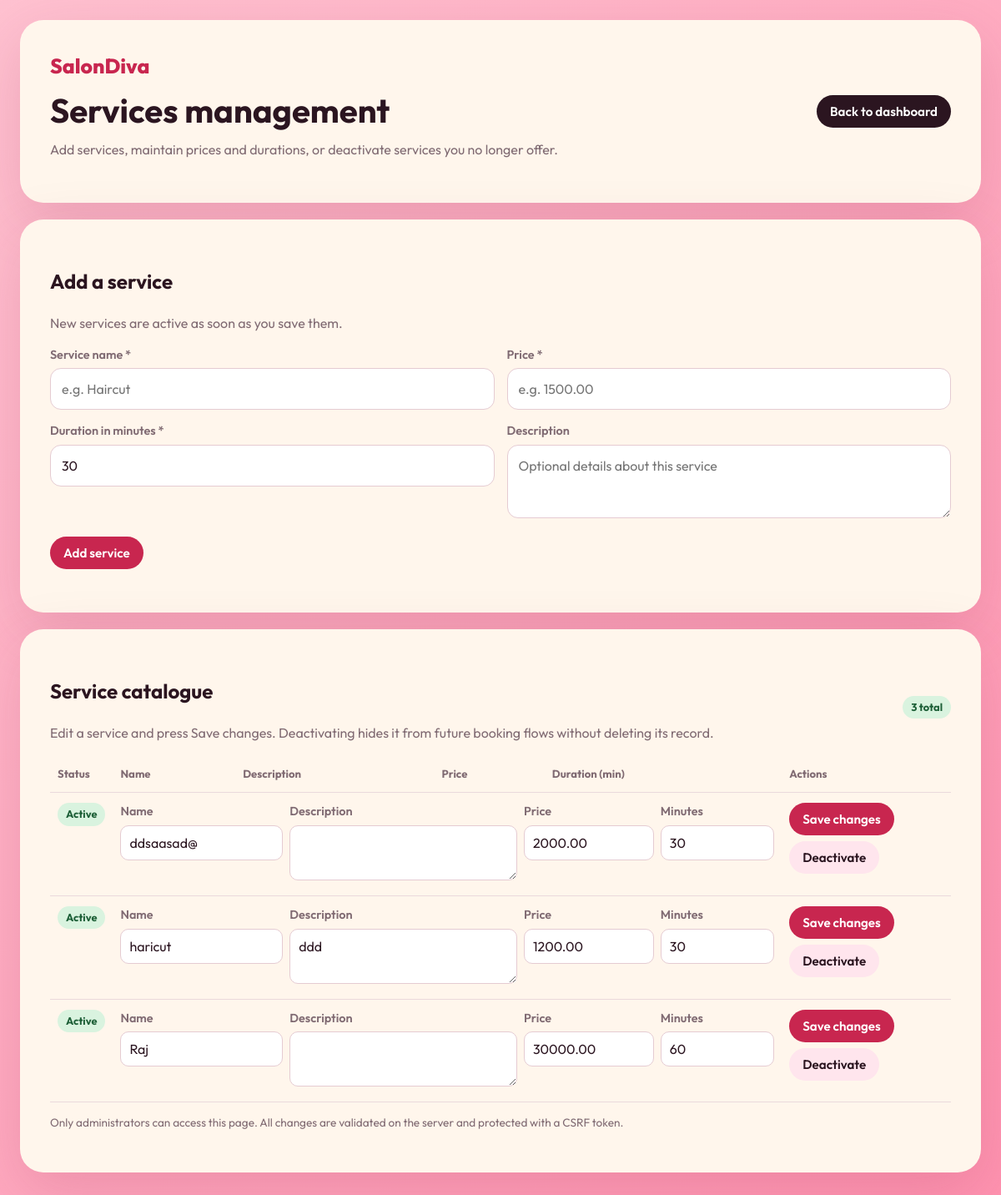
/service.php (signed in), run on the app's committed database.
### tables this page shows
CREATE TABLE `services` (
  `id` bigint(20) UNSIGNED NOT NULL,
  `name` varchar(120) NOT NULL,
  `description` text DEFAULT NULL,
  `price` decimal(10,2) NOT NULL DEFAULT 0.00,
  `duration_minutes` smallint(5) UNSIGNED NOT NULL DEFAULT 30,
  `is_active` tinyint(1) NOT NULL DEFAULT 1,
  `created_by` bigint(20) UNSIGNED DEFAULT NULL,
  `created_at` timestamp NOT NULL DEFAULT current_timestamp(),
  `updated_at` timestamp NOT NULL DEFAULT current_timestamp() ON UPDATE current_timestamp()
);

### public/service.php (called while the page is built, shortened)
<?php
require_once __DIR__ . '/services.php';

### app/db.php (called while the page is built, shortened)
<?php
function db(): PDO
{
    static $pdo = null;
    if ($pdo instanceof PDO) {
        return $pdo;
    }
    $config = require __DIR__ . '/config.php';
    $host = (string)($config['db_host'] ?? '127.0.0.1');
    $dbname = (string)($config['db_name'] ?? 'salondiva');
    $user = (string)($config['db_user'] ?? 'root');
    $pass = (string)($config['db_pass'] ?? '');
    $port = !empty($config['db_port']) ? (int)$config['db_port'] : 3306;
    $portStr = ($port > 0 && $port !== 3306) ? ";port={$port}" : '';
    $options = [
        PDO::ATTR_ERRMODE => PDO::ERRMODE_EXCEPTION,
        PDO::ATTR_DEFAULT_FETCH_MODE => PDO::FETCH_ASSOC,
        PDO::ATTR_EMULATE_PREPARES => false,
    ];
    $hostsToTry = array_unique([$host, '127.0.0.1', 'localhost']);
    $lastError = null;
    foreach ($hostsToTry as $currentHost) {
        try {
            $dsn = sprintf('mysql:host=%s%s;dbname=%s;charset=utf8mb4', $currentHost, $portStr, $dbname);
            $pdo = new PDO($dsn, $user, $pass, $options);
            return $pdo;
        } catch (PDOException $e) {
            $lastError = $e;
            if ($e->getCode() === 1049 || stripos($e->getMessage(), 'Unknown database') !== false) {
                try {
                    $serverDsn = sprintf('mysql:host=%s%s;charset=utf8mb4', $currentHost, $portStr);
                    $serverPdo = new PDO($serverDsn, $user, $pass, $options);
                    $serverPdo->exec("CREATE DATABASE IF NOT EXISTS `{$dbname}` CHARACTER SET utf8mb4 COLLATE utf8mb4_unicode_ci");
                    $pdo = new PDO($dsn, $user, $pass, $options);
                    $sqlFile = dirname(__DIR__) . DIRECTORY_SEPARATOR . 'salondiva.sql';
                    if (file_exists($sqlFile)) {
                        $sql = file_get_contents($sqlFile);
                        if ($sql !== false && trim($sql) !== '') {
                            $pdo->exec($sql);
                        }
                    }
                    return $pdo;
                } catch (Throwable $initEx) {
                    $lastError = $initEx;
                }
            }
        }
    }
    throw new RuntimeException(
        'Database connection failed. Please ensure MySQL is running in XAMPP: ' . ($lastError ? $lastError->getMessage() : 'unknown error'),
        0,
        $lastError
    );
}

### public/services.php (the view, shortened to what this page needs)
<?php
function h(string $value): string
{
    return htmlspecialchars($value, ENT_QUOTES | ENT_SUBSTITUTE, 'UTF-8');
}
$services = db()->query(
    'SELECT id, name, description, price, duration_minutes, is_active, created_at, updated_at
     FROM services
     ORDER BY is_active DESC, name ASC, id DESC'
)->fetchAll();
?>
<!doctype html>
<html lang="en">
<head>
</head>
<body>
<main class="wrap">
  <section class="panel">
    <div class="top"><div><div class="brand">SalonDiva</div><h1>Services management</h1><p class="muted">Add services, maintain prices and durations, or deactivate services you no longer offer.</p></div><div class="navlinks"><a class="linkbtn dark" href="dashboard.php">Back to dashboard</a></div></div>
  </section>
  <section class="panel">
    <h2>Add a service</h2>
    <p class="muted">New services are active as soon as you save them.</p>
    <form method="post" action="services.php">
      <div class="grid">
        <div class="field"><label for="new-name">Service name *</label><input id="new-name" name="name" maxlength="120" required placeholder="e.g. Haircut"></div>
        <div class="field"><label for="new-price">Price *</label><input id="new-price" name="price" type="number" min="0" max="99999999.99" step="0.01" required placeholder="e.g. 1500.00"></div>
        <div class="field"><label for="new-duration">Duration in minutes *</label><input id="new-duration" name="duration_minutes" type="number" min="5" max="720" step="1" value="30" required></div>
        <div class="field"><label for="new-description">Description</label><textarea id="new-description" name="description" maxlength="2000" placeholder="Optional details about this service"></textarea></div>
      </div>
      <p><button class="primary" type="submit">Add service</button></p>
    </form>
  </section>
  <section class="panel">
    <div class="top"><div><h2>Service catalogue</h2><p class="muted">Edit a service and press Save changes. Deactivating hides it from future booking flows without deleting its record.</p></div><span class="status active"><?= count($services) ?> total</span></div>
    <?php if (!$services): ?>
      <div class="empty">No services have been added yet. Use the form above to create your first service.</div>
    <?php else: ?>
      <div class="table-wrap"><table>
        <thead><tr><th>Status</th><th>Name</th><th>Description</th><th>Price</th><th>Duration (min)</th><th>Actions</th></tr></thead>
        <tbody>
        <?php foreach ($services as $service): ?>
          <tr>
            <td><span class="status <?= (int)$service['is_active'] === 1 ? 'active' : 'inactive' ?>"><?= (int)$service['is_active'] === 1 ? 'Active' : 'Inactive' ?></span></td>
            <td colspan="4">
              <form id="edit-<?= (int)$service['id'] ?>" method="post" action="services.php" class="rowform">
                <div class="grid" style="grid-template-columns:1fr 1.4fr .8fr .7fr;gap:8px">
                  <div class="field"><label class="fine">Name</label><input name="name" required maxlength="120" value="<?= h((string)$service['name']) ?>"></div>
                  <div class="field"><label class="fine">Description</label><textarea name="description" maxlength="2000"><?= h((string)($service['description'] ?? '')) ?></textarea></div>
                  <div class="field"><label class="fine">Price</label><input name="price" type="number" min="0" max="99999999.99" step="0.01" required value="<?= h((string)$service['price']) ?>"></div>
                  <div class="field"><label class="fine">Minutes</label><input name="duration_minutes" type="number" min="5" max="720" step="1" required value="<?= (int)$service['duration_minutes'] ?>"></div>
                </div>
              </form>
            </td>
            <td><div class="actions"><button class="primary" type="submit" form="edit-<?= (int)$service['id'] ?>">Save changes</button>
              <form class="actionform" method="post" action="services.php"><button class="<?= (int)$service['is_active'] === 1 ? 'soft' : 'dark' ?>" type="submit"><?= (int)$service['is_active'] === 1 ? 'Deactivate' : 'Activate' ?></button></form></div></td>
          </tr>
        <?php endforeach; ?>
        </tbody>
      </table></div>
    <?php endif; ?>
    <p class="fine">Only administrators can access this page. All changes are validated on the server and protected with a CSRF token.</p>
  </section>
</main>
</body>
</html>

### public/services.php (style rules this page uses)
:root { --pink-1:#ffc2d1;--pink-2:#ff93b0;--cream:#fff6ec;--yellow:#ffd45c;--crimson:#c8264f;--ink:#2b1520;--muted:#806b73;--line:#ead9dc;--white:#fff }
* { box-sizing:border-box }
body { margin:0;padding:24px;background:linear-gradient(135deg,var(--pink-1),var(--pink-2));font:16px/1.5 Outfit,system-ui,sans-serif;color:var(--ink) }
.wrap { max-width:1180px;margin:auto }
.panel { background:var(--cream);padding:clamp(20px,4vw,36px);border-radius:28px;box-shadow:0 22px 70px #8f24452b;margin-bottom:20px }
.brand { font-size:1.55rem;font-weight:800;color:var(--crimson) }
h1 { font-size:clamp(1.8rem,4vw,2.5rem);margin:.3rem 0 }
.muted { color:var(--muted);margin-top:0 }
.top { display:flex;justify-content:space-between;align-items:center;gap:14px;flex-wrap:wrap }
.grid { display:grid;grid-template-columns:repeat(2,minmax(0,1fr));gap:15px }
.field label { display:block;font-size:.9rem;font-weight:600;color:var(--muted);margin-bottom:5px }
.field input,.field textarea { width:100%;border:1px solid #e5cbd2;border-radius:13px;padding:12px 13px;font:inherit;background:#fff;color:var(--ink) }
.field textarea { min-height:88px;resize:vertical }
button,.linkbtn { border:0;border-radius:999px;padding:10px 16px;font:600 .95rem Outfit,system-ui,sans-serif;cursor:pointer;text-decoration:none;display:inline-flex;justify-content:center;align-items:center }
.primary { background:var(--crimson);color:white }
.dark { background:var(--ink);color:#fff }
.soft { background:#ffe5ed;color:var(--ink) }
.status { display:inline-block;border-radius:999px;padding:4px 10px;font-size:.8rem;font-weight:700 }
.active { background:#d9f3df;color:#1e6038 }
.table-wrap { overflow-x:auto }
table { width:100%;border-collapse:collapse;min-width:840px }
th,td { text-align:left;vertical-align:top;border-bottom:1px solid var(--line);padding:12px 9px }
th { font-size:.82rem;color:var(--muted) }
td .field input,td .field textarea { padding:8px 10px;border-radius:10px;min-width:90px }
td .field textarea { min-width:190px;min-height:58px }
.rowform { display:contents }
.actions { display:flex;gap:7px;flex-wrap:wrap }
.actionform { display:inline }
.navlinks { display:flex;gap:9px;flex-wrap:wrap }
.fine { font-size:.85rem;color:var(--muted) }

### data on the page
services: is_active "Active", name "ddsaasad@", price "2000.00", duration_minutes "30"
services: is_active "Active", name "haricut", description "ddd", price "1200.00", duration_minutes "30"
services: is_active "Active", name "Raj", price "30000.00", duration_minutes "60"

### other printed values
count($services) "3"
